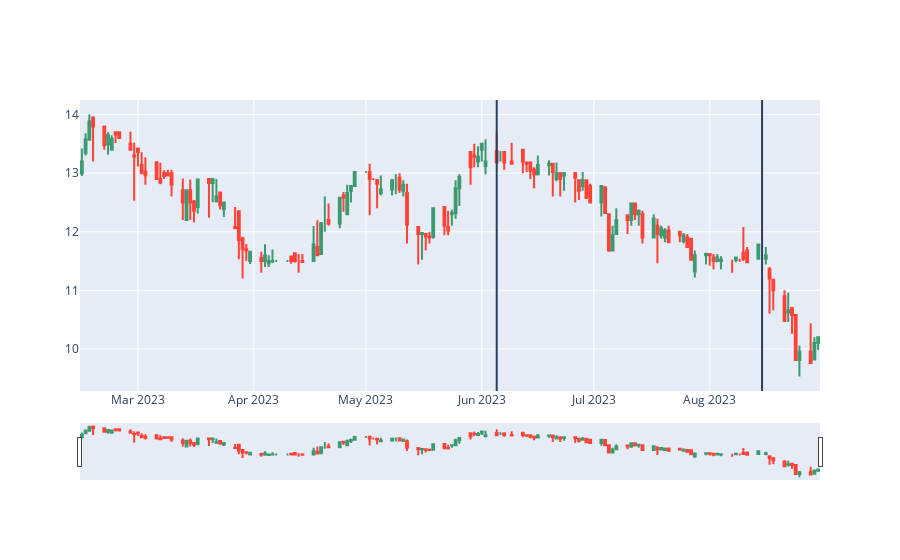

The code cell stored with this chart in its notebook:
### Code cell
import plotly.graph_objects as go

import pandas as pd
from datetime import datetime

df = pd.read_csv("data/patterns/flag/414_PEN_flag.csv")

fig = go.Figure(data=[go.Candlestick(x=df['Date'],
                open=df['Open'],
                high=df['High'],
                low=df['Low'],
                close=df['Close'])])
fig.add_vline(x = "2023-08-15")
fig.add_vline(x = "2023-06-05")
fig.show()

### Figure 1 — Plotly figure (JSON) as saved in the notebook; plotly's stock layout.template omitted (floating-point values rounded to 4 significant figures; data arrays with more than 128 entries replaced by an {"elided": "..."} marker saying what was removed)
{"data": [{"close": {"elided": "140 float values"}, "high": {"elided": "140 float values"}, "low": {"elided": "140 float values"}, "open": {"elided": "140 float values"}, "type": "candlestick", "x": {"elided": "140 str values"}}], "layout": {"shapes": [{"type": "line", "x0": "2023-08-15", "x1": "2023-08-15", "xref": "x", "y0": 0, "y1": 1, "yref": "y domain"}, {"type": "line", "x0": "2023-06-05", "x1": "2023-06-05", "xref": "x", "y0": 0, "y1": 1, "yref": "y domain"}]}}
